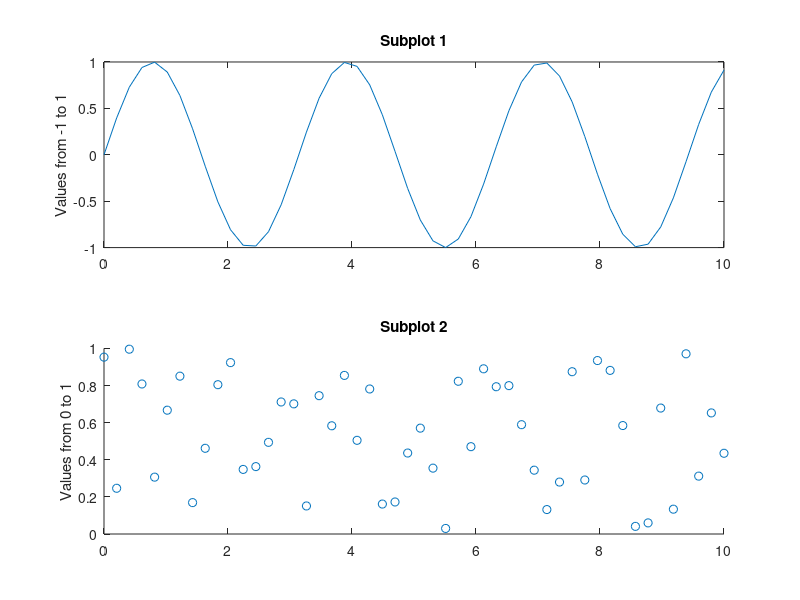

Recreate this plot in MATLAB.
figure
ax1 = subplot(2,1,1);
x = linspace(0,10,50);
y1 = sin(2*x);
plot(ax1,x,y1)
title(ax1,'Subplot 1')
ylabel(ax1,'Values from -1 to 1')
ax2 = subplot(2,1,2);
y2 = rand(50,1);
scatter(ax2,x,y2)
title(ax2,'Subplot 2')
ylabel(ax2,'Values from 0 to 1')